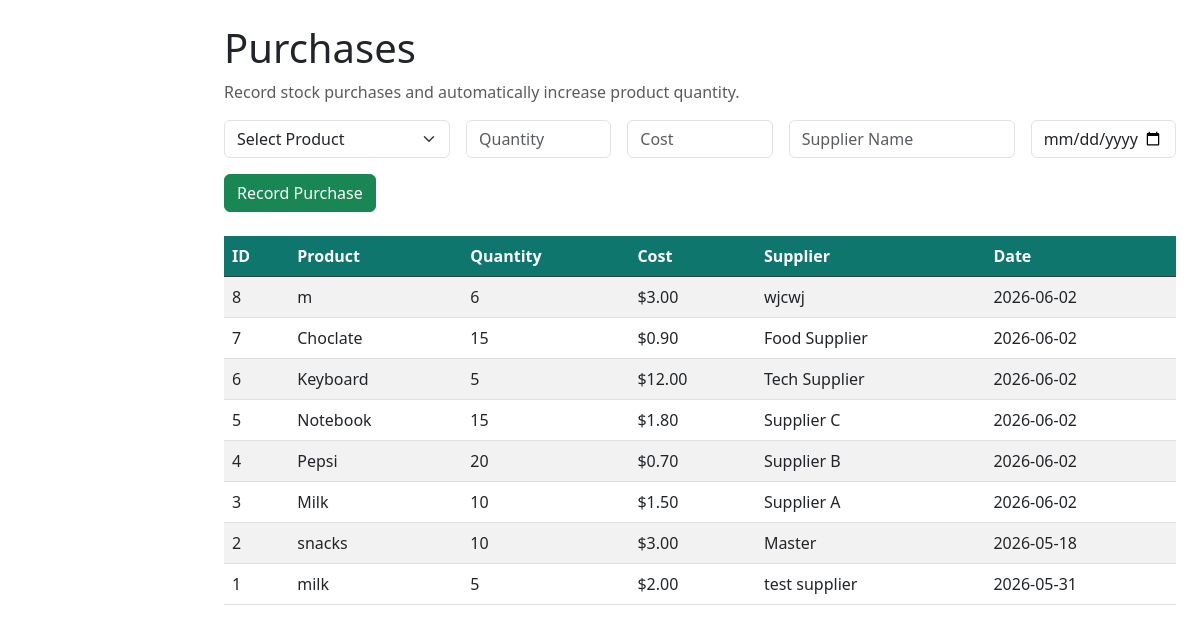
Screenshot of /purchases.php (signed in) with the database file from the repository.
### tables this page shows
CREATE TABLE `purchase_details` (
  `purchase_detail_id` int(11) NOT NULL,
  `quantity` int(11) NOT NULL,
  `cost` decimal(10,2) NOT NULL,
  `purchase_id` int(11) NOT NULL,
  `product_id` int(11) NOT NULL
);

CREATE TABLE `products` (
  `product_id` int(11) NOT NULL,
  `product_name` varchar(100) NOT NULL,
  `price` decimal(10,2) NOT NULL,
  `stock_quantity` int(11) NOT NULL,
  `category_id` int(11) NOT NULL
);

CREATE TABLE `purchases` (
  `purchase_id` int(11) NOT NULL,
  `date` date NOT NULL,
  `supplier_name` varchar(100) NOT NULL,
  `total_cost` decimal(10,2) NOT NULL,
  `user_id` int(11) NOT NULL
);

### purchases.php (the view, shortened to what this page needs)
<?php include "config/database.php"; ?>
<!DOCTYPE html>
<html lang="en">
<head>
  <link rel="stylesheet" href="assets/css/style.css">
  <link rel="stylesheet" href="https://cdn.jsdelivr.net/npm/bootstrap@5.3.0/dist/css/bootstrap.min.css">
</head>
<body>
  <div class="container-fluid">
    <div class="row">
      <div id="sidebar" class="col-md-2 "></div>
      <main class="col-md-10 p-4">
        <h1 class="mb-2">Purchases</h1>
        <p class="text-muted">Record stock purchases and automatically increase product quantity.</p>
        <form action="actions/purchase_create.php" method="POST" class="mb-4">
          <div class="row g-3">
            <div class="col-md-3">
              <select name="product_id" class="form-select" required>
                <option value="">Select Product</option>
              </select>
            </div>
            <div class="col-md-2">
              <input type="number"
                     name="quantity"
                     class="form-control"
                     placeholder="Quantity"
                     required>
            </div>
            <div class="col-md-2">
              <input type="number"
                     step="0.01"
                     name="cost"
                     class="form-control"
                     placeholder="Cost"
                     required>
            </div>
            <div class="col-md-3">
              <input type="text"
                     name="supplier_name"
                     class="form-control"
                     placeholder="Supplier Name"
                     required>
            </div>
            <div class="col-md-2">
              <input type="date"
                     name="date"
                     class="form-control"
                     required>
            </div>
            <div class="col-md-12">
              <button type="submit" class="btn btn-success">
                Record Purchase
              </button>
            </div>
          </div>
        </form>
        <table class="table table-striped" id="purchasesTable">
          <thead class="table-dark">
            <tr>
              <th>ID</th>
              <th>Product</th>
              <th>Quantity</th>
              <th>Cost</th>
              <th>Supplier</th>
              <th>Date</th>
            </tr>
          </thead>
          <tbody>
            <?php
              $sql = "SELECT purchase_details.*, purchases.date, purchases.supplier_name, products.product_name
                      FROM purchase_details
                      INNER JOIN purchases
                      ON purchase_details.purchase_id = purchases.purchase_id
                      INNER JOIN products
                      ON purchase_details.product_id = products.product_id
                      ORDER BY purchase_details.purchase_detail_id DESC";
              $result = mysqli_query($conn, $sql);
              while ($row = mysqli_fetch_assoc($result)) {
            ?>
                <tr>
                  <td><?php echo $row["purchase_detail_id"]; ?></td>
                  <td><?php echo $row["product_name"]; ?></td>
                  <td><?php echo $row["quantity"]; ?></td>
                  <td>$<?php echo $row["cost"]; ?></td>
                  <td><?php echo $row["supplier_name"]; ?></td>
                  <td><?php echo $row["date"]; ?></td>
                </tr>
            <?php
              }
            ?>
          </tbody>
        </table>
      </main>
    </div>
  </div>
</body>
</html>

### assets/css/style.css (style rules this page uses)
body { font-family: 'Segoe UI', Tahoma, Geneva, Verdana, sans-serif; background: #f5fbfa; }
.btn { border-radius: 5px; }
.table-dark th { background-color: #0f766e !important; }
.btn-success { background-color: #14b8a6; border-color: #14b8a6; }

### rows the page displays
purchase_details: purchase_detail_id "8", product.product_name "m", quantity "6", cost "3.00", purchase.supplier_name "wjcwj", purchase.date "2026-06-02"
purchase_details: purchase_detail_id "7", product.product_name "Choclate", quantity "15", cost "0.90", purchase.supplier_name "Food Supplier", purchase.date "2026-06-02"
purchase_details: purchase_detail_id "6", product.product_name "Keyboard", quantity "5", cost "12.00", purchase.supplier_name "Tech Supplier", purchase.date "2026-06-02"
purchase_details: purchase_detail_id "5", product.product_name "Notebook", quantity "15", cost "1.80", purchase.supplier_name "Supplier C", purchase.date "2026-06-02"
purchase_details: purchase_detail_id "4", product.product_name "Pepsi", quantity "20", cost "0.70", purchase.supplier_name "Supplier B", purchase.date "2026-06-02"
purchase_details: purchase_detail_id "3", product.product_name "Milk", quantity "10", cost "1.50", purchase.supplier_name "Supplier A", purchase.date "2026-06-02"
purchase_details: purchase_detail_id "2", product.product_name "snacks", quantity "10", cost "3.00", purchase.supplier_name "Master", purchase.date "2026-05-18"
purchase_details: purchase_detail_id "1", product.product_name "milk", quantity "5", cost "2.00", purchase.supplier_name "test supplier", purchase.date "2026-05-31"
